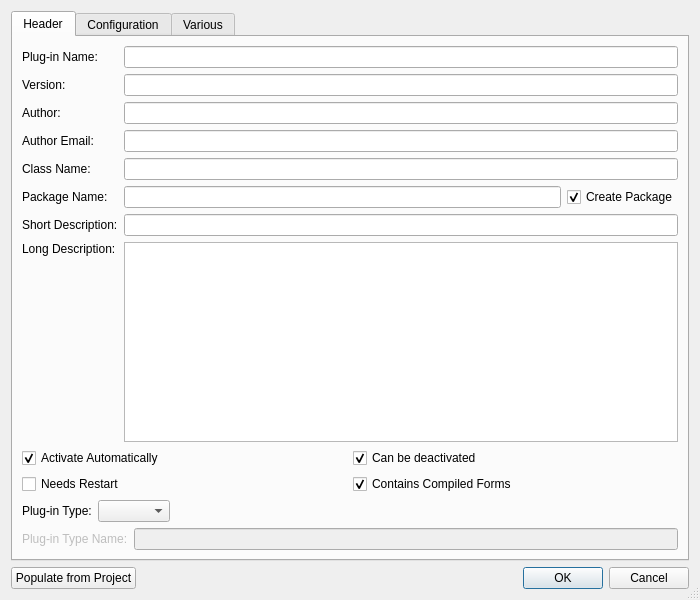
<?xml version="1.0" encoding="UTF-8"?>
<ui version="4.0">
 <class>PluginWizardDialog</class>
 <widget class="QDialog" name="PluginWizardDialog">
  <property name="geometry">
   <rect>
    <x>0</x>
    <y>0</y>
    <width>700</width>
    <height>600</height>
   </rect>
  </property>
  <property name="windowTitle">
   <string>eric Plug-in Wizard</string>
  </property>
  <property name="sizeGripEnabled">
   <bool>true</bool>
  </property>
  <layout class="QVBoxLayout" name="verticalLayout_5">
   <item>
    <widget class="QTabWidget" name="dataTabWidget">
     <property name="currentIndex">
      <number>0</number>
     </property>
     <widget class="QWidget" name="headerTab">
      <attribute name="title">
       <string>Header</string>
      </attribute>
      <layout class="QVBoxLayout" name="verticalLayout">
       <item>
        <layout class="QGridLayout" name="gridLayout">
         <item row="0" column="0">
          <widget class="QLabel" name="label">
           <property name="text">
            <string>Plug-in Name:</string>
           </property>
          </widget>
         </item>
         <item row="0" column="1" colspan="2">
          <widget class="QLineEdit" name="nameEdit">
           <property name="toolTip">
            <string>Enter the plug-in name</string>
           </property>
           <property name="maxLength">
            <number>55</number>
           </property>
          </widget>
         </item>
         <item row="1" column="0">
          <widget class="QLabel" name="label_2">
           <property name="text">
            <string>Version:</string>
           </property>
          </widget>
         </item>
         <item row="1" column="1" colspan="2">
          <widget class="QLineEdit" name="versionEdit">
           <property name="toolTip">
            <string>Enter the version number in the form 'major.minor[.patch[.sub]]'</string>
           </property>
           <property name="maxLength">
            <number>10</number>
           </property>
          </widget>
         </item>
         <item row="2" column="0">
          <widget class="QLabel" name="label_3">
           <property name="text">
            <string>Author:</string>
           </property>
          </widget>
         </item>
         <item row="2" column="1" colspan="2">
          <widget class="QLineEdit" name="authorEdit">
           <property name="toolTip">
            <string>Enter the author's name</string>
           </property>
           <property name="maxLength">
            <number>55</number>
           </property>
          </widget>
         </item>
         <item row="3" column="0">
          <widget class="QLabel" name="label_4">
           <property name="text">
            <string>Author Email:</string>
           </property>
          </widget>
         </item>
         <item row="3" column="1" colspan="2">
          <widget class="QLineEdit" name="authorEmailEdit">
           <property name="toolTip">
            <string>Enter the author's email address</string>
           </property>
           <property name="inputMask">
            <string notr="true"/>
           </property>
           <property name="maxLength">
            <number>55</number>
           </property>
          </widget>
         </item>
         <item row="4" column="0">
          <widget class="QLabel" name="label_5">
           <property name="text">
            <string>Class Name:</string>
           </property>
          </widget>
         </item>
         <item row="4" column="1" colspan="2">
          <widget class="QLineEdit" name="classNameEdit">
           <property name="toolTip">
            <string>Enter the name of the plug-in class</string>
           </property>
           <property name="maxLength">
            <number>55</number>
           </property>
          </widget>
         </item>
         <item row="5" column="0">
          <widget class="QLabel" name="label_6">
           <property name="text">
            <string>Package Name:</string>
           </property>
          </widget>
         </item>
         <item row="5" column="1">
          <widget class="QLineEdit" name="packageNameEdit">
           <property name="toolTip">
            <string>Enter the name of the plug-in package</string>
           </property>
           <property name="maxLength">
            <number>55</number>
           </property>
          </widget>
         </item>
         <item row="5" column="2">
          <widget class="QCheckBox" name="createPackageCheckBox">
           <property name="toolTip">
            <string>Select to create the entered package</string>
           </property>
           <property name="text">
            <string>Create Package</string>
           </property>
           <property name="checked">
            <bool>true</bool>
           </property>
          </widget>
         </item>
         <item row="6" column="0">
          <widget class="QLabel" name="label_7">
           <property name="text">
            <string>Short Description:</string>
           </property>
          </widget>
         </item>
         <item row="6" column="1" colspan="2">
          <widget class="QLineEdit" name="shortDescriptionEdit">
           <property name="toolTip">
            <string>Enter the short description</string>
           </property>
           <property name="maxLength">
            <number>55</number>
           </property>
          </widget>
         </item>
         <item row="7" column="0">
          <widget class="QLabel" name="label_8">
           <property name="text">
            <string>Long Description:</string>
           </property>
           <property name="alignment">
            <set>Qt::AlignmentFlag::AlignLeading|Qt::AlignmentFlag::AlignLeft|Qt::AlignmentFlag::AlignTop</set>
           </property>
          </widget>
         </item>
         <item row="7" column="1" colspan="2">
          <widget class="EricSpellCheckedPlainTextEdit" name="longDescriptionEdit">
           <property name="toolTip">
            <string>Enter the long description</string>
           </property>
           <property name="tabChangesFocus">
            <bool>true</bool>
           </property>
          </widget>
         </item>
        </layout>
       </item>
       <item>
        <layout class="QGridLayout" name="gridLayout_2">
         <item row="0" column="0">
          <widget class="QCheckBox" name="autoActivateCheckBox">
           <property name="toolTip">
            <string>Select to activate the plug-in automatically</string>
           </property>
           <property name="text">
            <string>Activate Automatically</string>
           </property>
           <property name="checked">
            <bool>true</bool>
           </property>
          </widget>
         </item>
         <item row="0" column="1">
          <widget class="QCheckBox" name="deactivateableCheckBox">
           <property name="toolTip">
            <string>Select to allow the plug-in to be deactivated</string>
           </property>
           <property name="text">
            <string>Can be deactivated</string>
           </property>
           <property name="checked">
            <bool>true</bool>
           </property>
          </widget>
         </item>
         <item row="1" column="0">
          <widget class="QCheckBox" name="restartCheckBox">
           <property name="toolTip">
            <string>Select to indicate a restart is needed when updated</string>
           </property>
           <property name="text">
            <string>Needs Restart</string>
           </property>
          </widget>
         </item>
         <item row="1" column="1">
          <widget class="QCheckBox" name="compiledFormsCheckBox">
           <property name="toolTip">
            <string>Select to indicate the presence of compiled forms</string>
           </property>
           <property name="text">
            <string>Contains Compiled Forms</string>
           </property>
           <property name="checked">
            <bool>true</bool>
           </property>
          </widget>
         </item>
        </layout>
       </item>
       <item>
        <layout class="QHBoxLayout" name="horizontalLayout_2">
         <item>
          <widget class="QLabel" name="label_10">
           <property name="text">
            <string>Plug-in Type:</string>
           </property>
          </widget>
         </item>
         <item>
          <widget class="QComboBox" name="pluginTypeCombo">
           <property name="toolTip">
            <string>Select the plug-in type</string>
           </property>
          </widget>
         </item>
         <item>
          <spacer name="horizontalSpacer_2">
           <property name="orientation">
            <enum>Qt::Orientation::Horizontal</enum>
           </property>
           <property name="sizeHint" stdset="0">
            <size>
             <width>406</width>
             <height>20</height>
            </size>
           </property>
          </spacer>
         </item>
        </layout>
       </item>
       <item>
        <widget class="QFrame" name="ondemandFrame">
         <property name="enabled">
          <bool>false</bool>
         </property>
         <property name="frameShape">
          <enum>QFrame::Shape::NoFrame</enum>
         </property>
         <property name="frameShadow">
          <enum>QFrame::Shadow::Raised</enum>
         </property>
         <layout class="QHBoxLayout" name="horizontalLayout_3">
          <property name="leftMargin">
           <number>0</number>
          </property>
          <property name="topMargin">
           <number>0</number>
          </property>
          <property name="rightMargin">
           <number>0</number>
          </property>
          <property name="bottomMargin">
           <number>0</number>
          </property>
          <item>
           <widget class="QLabel" name="label_11">
            <property name="text">
             <string>Plug-in Type Name:</string>
            </property>
           </widget>
          </item>
          <item>
           <widget class="QLineEdit" name="pluginTypeNameEdit">
            <property name="toolTip">
             <string>Enter the plug-in type name</string>
            </property>
            <property name="maxLength">
             <number>55</number>
            </property>
           </widget>
          </item>
         </layout>
        </widget>
       </item>
      </layout>
     </widget>
     <widget class="QWidget" name="configTab">
      <attribute name="title">
       <string>Configuration</string>
      </attribute>
      <layout class="QVBoxLayout" name="verticalLayout_3">
       <item>
        <widget class="QGroupBox" name="configurationGroup">
         <property name="toolTip">
          <string>Select to indicate that the plug-in has configurable data</string>
         </property>
         <property name="title">
          <string>Is configurable</string>
         </property>
         <property name="checkable">
          <bool>true</bool>
         </property>
         <property name="checked">
          <bool>false</bool>
         </property>
         <layout class="QGridLayout" name="gridLayout_3">
          <item row="0" column="0">
           <widget class="QLabel" name="label_9">
            <property name="text">
             <string>Preferences Key:</string>
            </property>
           </widget>
          </item>
          <item row="0" column="1">
           <widget class="QLineEdit" name="preferencesKeyEdit">
            <property name="toolTip">
             <string>Enter the preferences key</string>
            </property>
            <property name="maxLength">
             <number>55</number>
            </property>
           </widget>
          </item>
          <item row="1" column="0" colspan="2">
           <widget class="QCheckBox" name="convertPasswordsCheckBox">
            <property name="toolTip">
             <string>Select to create a 'convertPasswords()' function skeleton with example code</string>
            </property>
            <property name="text">
             <string>Include 'convertPasswords()' function</string>
            </property>
           </widget>
          </item>
          <item row="2" column="1">
           <spacer name="verticalSpacer">
            <property name="orientation">
             <enum>Qt::Orientation::Vertical</enum>
            </property>
            <property name="sizeHint" stdset="0">
             <size>
              <width>20</width>
              <height>416</height>
             </size>
            </property>
           </spacer>
          </item>
         </layout>
        </widget>
       </item>
      </layout>
     </widget>
     <widget class="QWidget" name="variousTab">
      <attribute name="title">
       <string>Various</string>
      </attribute>
      <layout class="QVBoxLayout" name="verticalLayout_4">
       <item>
        <widget class="QCheckBox" name="pixmapCheckBox">
         <property name="toolTip">
          <string>Select to create a 'previewPix()' function skeleton</string>
         </property>
         <property name="text">
          <string>Include 'previewPix()' function</string>
         </property>
        </widget>
       </item>
       <item>
        <widget class="QCheckBox" name="moduleSetupCheckBox">
         <property name="toolTip">
          <string>Select to create a 'moduleSetup()' function skeleton</string>
         </property>
         <property name="text">
          <string>Include 'moduleSetup()' function</string>
         </property>
        </widget>
       </item>
       <item>
        <widget class="QGroupBox" name="exeGroup">
         <property name="title">
          <string>Include an 'exeDisplayData' function</string>
         </property>
         <property name="checkable">
          <bool>true</bool>
         </property>
         <property name="checked">
          <bool>false</bool>
         </property>
         <layout class="QVBoxLayout" name="verticalLayout_2">
          <item>
           <widget class="QRadioButton" name="exeRadioButton">
            <property name="toolTip">
             <string>Select to create an 'exeDisplayData()' function skeleton</string>
            </property>
            <property name="text">
             <string>'exeDisplayData()' function returning program data to determine version information</string>
            </property>
            <property name="checked">
             <bool>true</bool>
            </property>
           </widget>
          </item>
          <item>
           <widget class="QRadioButton" name="exeInfoRadioButton">
            <property name="toolTip">
             <string>Select to create an 'exeDisplayData()' function skeleton returning version info</string>
            </property>
            <property name="text">
             <string>'exeDisplayData()' function returning version information</string>
            </property>
           </widget>
          </item>
          <item>
           <widget class="QRadioButton" name="exeListRadioButton">
            <property name="toolTip">
             <string>Select to create an 'exeDisplayDataList()' function skeleton</string>
            </property>
            <property name="text">
             <string>'exeDisplayDataList()' function</string>
            </property>
           </widget>
          </item>
         </layout>
        </widget>
       </item>
       <item>
        <widget class="QCheckBox" name="apiFilesCheckBox">
         <property name="toolTip">
          <string>Select to create an 'apiFiles()' function skeleton</string>
         </property>
         <property name="text">
          <string>Include 'apiFiles()' function</string>
         </property>
        </widget>
       </item>
       <item>
        <widget class="QCheckBox" name="installDependenciesCheckBox">
         <property name="toolTip">
          <string>Select to create an 'installDependencies()' function skeleton</string>
         </property>
         <property name="text">
          <string>Include 'installDependencies()' function</string>
         </property>
        </widget>
       </item>
       <item>
        <widget class="QCheckBox" name="clearPrivateDataCheckBox">
         <property name="toolTip">
          <string>Select to create a 'clearPrivateData()' function skeleton</string>
         </property>
         <property name="text">
          <string>Include 'clearPrivateData()' function</string>
         </property>
        </widget>
       </item>
       <item>
        <spacer name="verticalSpacer_2">
         <property name="orientation">
          <enum>Qt::Orientation::Vertical</enum>
         </property>
         <property name="sizeHint" stdset="0">
          <size>
           <width>20</width>
           <height>377</height>
          </size>
         </property>
        </spacer>
       </item>
      </layout>
     </widget>
    </widget>
   </item>
   <item>
    <layout class="QHBoxLayout" name="horizontalLayout">
     <item>
      <widget class="QPushButton" name="projectButton">
       <property name="toolTip">
        <string>Press to populate entry fields from project data</string>
       </property>
       <property name="text">
        <string>Populate from Project</string>
       </property>
      </widget>
     </item>
     <item>
      <spacer name="horizontalSpacer">
       <property name="orientation">
        <enum>Qt::Orientation::Horizontal</enum>
       </property>
       <property name="sizeHint" stdset="0">
        <size>
         <width>40</width>
         <height>20</height>
        </size>
       </property>
      </spacer>
     </item>
     <item>
      <widget class="QDialogButtonBox" name="buttonBox">
       <property name="orientation">
        <enum>Qt::Orientation::Horizontal</enum>
       </property>
       <property name="standardButtons">
        <set>QDialogButtonBox::StandardButton::Cancel|QDialogButtonBox::StandardButton::Ok</set>
       </property>
      </widget>
     </item>
    </layout>
   </item>
  </layout>
 </widget>
 <customwidgets>
  <customwidget>
   <class>EricSpellCheckedPlainTextEdit</class>
   <extends>QPlainTextEdit</extends>
   <header>eric7/EricWidgets/EricSpellCheckedTextEdit.h</header>
  </customwidget>
 </customwidgets>
 <tabstops>
  <tabstop>projectButton</tabstop>
  <tabstop>dataTabWidget</tabstop>
  <tabstop>nameEdit</tabstop>
  <tabstop>versionEdit</tabstop>
  <tabstop>authorEdit</tabstop>
  <tabstop>authorEmailEdit</tabstop>
  <tabstop>classNameEdit</tabstop>
  <tabstop>packageNameEdit</tabstop>
  <tabstop>createPackageCheckBox</tabstop>
  <tabstop>shortDescriptionEdit</tabstop>
  <tabstop>longDescriptionEdit</tabstop>
  <tabstop>autoActivateCheckBox</tabstop>
  <tabstop>deactivateableCheckBox</tabstop>
  <tabstop>restartCheckBox</tabstop>
  <tabstop>compiledFormsCheckBox</tabstop>
  <tabstop>pluginTypeCombo</tabstop>
  <tabstop>pluginTypeNameEdit</tabstop>
  <tabstop>configurationGroup</tabstop>
  <tabstop>preferencesKeyEdit</tabstop>
  <tabstop>convertPasswordsCheckBox</tabstop>
  <tabstop>pixmapCheckBox</tabstop>
  <tabstop>moduleSetupCheckBox</tabstop>
  <tabstop>exeGroup</tabstop>
  <tabstop>exeRadioButton</tabstop>
  <tabstop>exeInfoRadioButton</tabstop>
  <tabstop>exeListRadioButton</tabstop>
  <tabstop>apiFilesCheckBox</tabstop>
  <tabstop>installDependenciesCheckBox</tabstop>
  <tabstop>clearPrivateDataCheckBox</tabstop>
 </tabstops>
 <resources/>
 <connections>
  <connection>
   <sender>buttonBox</sender>
   <signal>accepted()</signal>
   <receiver>PluginWizardDialog</receiver>
   <slot>accept()</slot>
   <hints>
    <hint type="sourcelabel">
     <x>649</x>
     <y>578</y>
    </hint>
    <hint type="destinationlabel">
     <x>157</x>
     <y>274</y>
    </hint>
   </hints>
  </connection>
  <connection>
   <sender>buttonBox</sender>
   <signal>rejected()</signal>
   <receiver>PluginWizardDialog</receiver>
   <slot>reject()</slot>
   <hints>
    <hint type="sourcelabel">
     <x>688</x>
     <y>584</y>
    </hint>
    <hint type="destinationlabel">
     <x>286</x>
     <y>274</y>
    </hint>
   </hints>
  </connection>
  <connection>
   <sender>autoActivateCheckBox</sender>
   <signal>toggled(bool)</signal>
   <receiver>ondemandFrame</receiver>
   <slot>setDisabled(bool)</slot>
   <hints>
    <hint type="sourcelabel">
     <x>108</x>
     <y>422</y>
    </hint>
    <hint type="destinationlabel">
     <x>126</x>
     <y>470</y>
    </hint>
   </hints>
  </connection>
 </connections>
</ui>
